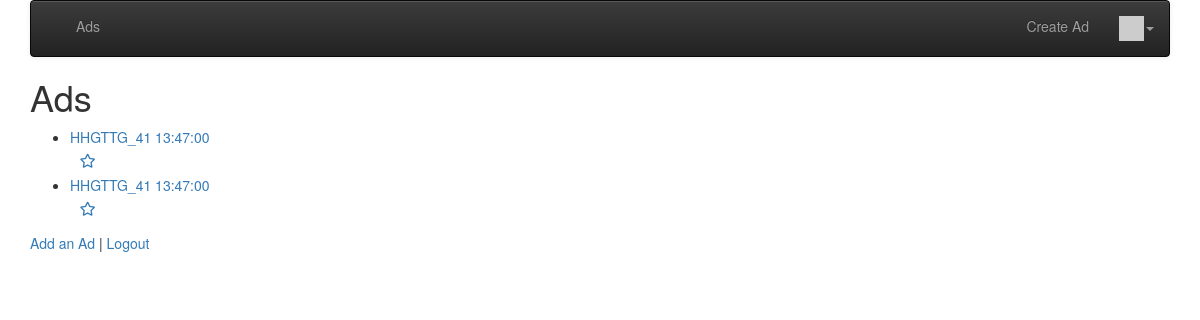
Page / (signed in) on the earlier database version.
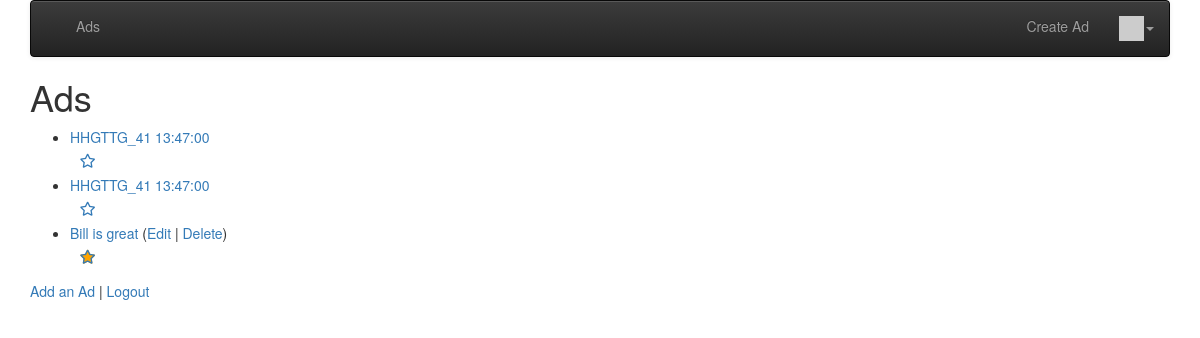
Same page on the later database version.
### ads/models.py (models this page shows, shortened)
class Ad(models.Model) :
    title = models.CharField(
            max_length=200,
            validators=[MinLengthValidator(2, "Title must be greater than 2 characters")]
    )
    price = models.DecimalField(max_digits=7, decimal_places=2, null=True)
    text = models.TextField()
    owner = models.ForeignKey(settings.AUTH_USER_MODEL, on_delete=models.CASCADE)
    comments = models.ManyToManyField(settings.AUTH_USER_MODEL,
                                      through='Comment', related_name='comments_owned')
    created_at = models.DateTimeField(auto_now_add=True)
    updated_at = models.DateTimeField(auto_now=True)
    picture = models.BinaryField(null=True, editable=True)
    content_type = models.CharField(max_length=256, null=True, help_text='The MIMEType of the file')
    favorites = models.ManyToManyField(settings.AUTH_USER_MODEL,
                                       through='Fav', related_name='favorite_ads')

### ads/views.py (the view)
# urls.py: path('', views.AdListView.as_view()),
class AdListView(OwnerListView):
    model = Ad
    template_name = "ads/ad_list.html"
    def get(self, request):
        ad_list = Ad.objects.all()
        favorites = list()
        if request.user.is_authenticated:
            rows = request.user.favorite_ads.values('id')
            favorites = [ row['id'] for row in rows ]
        ctx = {'ad_list' : ad_list, 'favorites': favorites}
        return render(request, self.template_name, ctx)

### home/templatetags/app_tags.py (called while the page is built)
@register.filter(name='gravatar')
def gravatar(user, size=35):
    email = str(user.email.strip().lower()).encode('utf-8')
    email_hash = md5(email).hexdigest()
    url = "//www.gravatar.com/avatar/{0}?s={1}&d=identicon&r=PG"
    return url.format(email_hash, size)

### ads/templates/ads/ad_list.html (shortened to what this page needs)
{% extends "base_menu.html" %}
{% block content %}
<h1>Ads</h1>
<p>
{% if ad_list %}
<ul>
  {% for ad in ad_list %}
    <li>
        <a href="{% url 'ads:ad_detail'  ad.id %}">{{ ad.title }}</a>
        {% if ad.owner == user %}
        (<a href="{% url 'ads:ad_update' ad.id %}">Edit</a> |
        <a href="{% url 'ads:ad_delete' ad.id %}">Delete</a>)
        {% endif %}
    </li>
    {% if user.is_authenticated %}
        <a href="#" onclick=
            "favPost('{% url 'ads:ad_unfavorite' ad.id %}', {{ ad.id }});return false;"
            id="favorite_star_{{ad.id}}">
        <span class="fa-stack" style="vertical-align: middle;">
        <i class="fa fa-star fa-stack-1x" style="color: orange;"></i>
        <i class="fa fa-star-o fa-stack-1x"></i>
        </span>
        </a>
        <a href="#" onclick=
             "favPost('{% url 'ads:ad_favorite' ad.id %}', {{ ad.id }} );return false;"
            id="unfavorite_star_{{ad.id}}">
        <span class="fa-stack" style="vertical-align: middle;">
        <i class="fa fa-star-o fa-stack-1x"></i>
        </span>
        </a>
        {% endif %}
  {% endfor %}
</ul>
{% else %}
  <p>There are no ads in the database.</p>
{% endif %}
</p>
<p>
<a href="{% url 'ads:ad_create' %}">Add an Ad</a> |
{% if user.is_authenticated %}
<a href="{% url 'logout' %}?next={% url 'ads:all' %}">Logout</a>
{% else %}
<a href="{% url 'login' %}?next={% url 'ads:all' %}">Login</a>
{% endif %}
</p>
{% endblock %}

Differences in the rows shown:
added Ad: title "Bill is great", shows "Edit"
